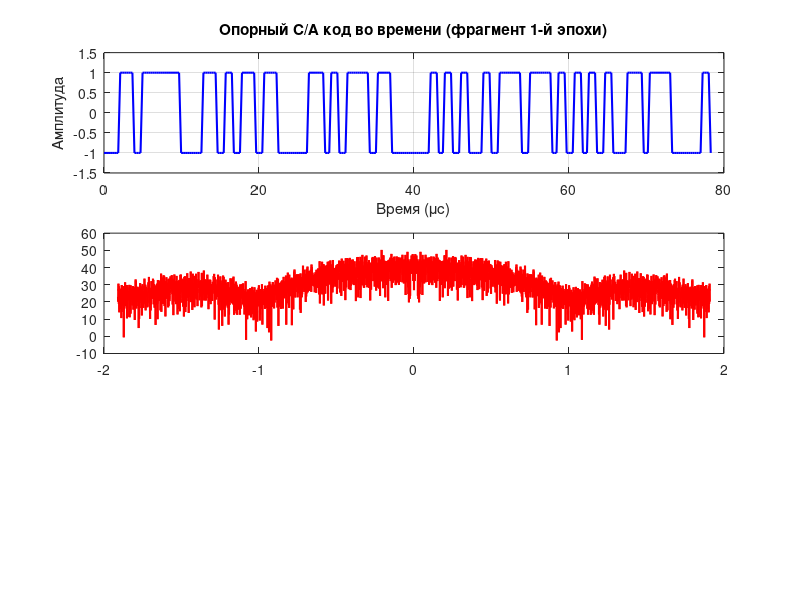

Write the MATLAB code that produced this figure. (Note: this script raises an error after producing the figure.)
% =========================================================================
% Генерация обычного спектра ПСП (Gold Code) для ROM-таблицы (24 бита)
% =========================================================================
clear; clc; close all;

% Точные параметры из нашего тестбенча
f_chip = 1.023e6;             % Скорость C/A кода (1.023 МГц)
fs_adc = 38.192e6;            % Исходная частота АЦП
decimation = 10;              % Децимация CIC-фильтра
fs_fft = fs_adc / decimation; % Частота перед FFT (3.8192 МГц)
fft_size = 4096;              % Размер окна БПФ

disp(['Частота дискретизации ПСП: ', num2str(fs_fft/1e6), ' МГц']);

% 1. Генерация C/A кода (PRN 1)
G1 = ones(1, 10); G2 = ones(1, 10);
PRN_code = zeros(1, 1023);
for i = 1:1023
    PRN_code(i) = mod(G1(10) + mod(G2(2) + G2(6), 2), 2);
    G1 = [mod(G1(3) + G1(10), 2), G1(1:9)];
    G2 = [mod(G2(2) + G2(3) + G2(6) + G2(8) + G2(9) + G2(10), 2), G2(1:9)];
end
PRN_bpsk = 1 - 2 * PRN_code; % BPSK: 0 -> 1, 1 -> -1

% 2. Растягиваем код на частоту дискретизации FFT (Чистый сигнал, без задержки!)
t = (0 : fft_size - 1) / fs_fft;
chip_indices = mod(floor(t * f_chip), 1023) + 1;
baseband_signal = PRN_bpsk(chip_indices);

% 3. Выполняем ПРЯМОЙ (не сопряженный) FFT
gold_fft = fft(baseband_signal);

% 4. Масштабирование до 24 бит с безопасным коэффициентом 100
scale_factor = 100;
gold_re_scaled = round(real(gold_fft) * scale_factor);
gold_im_scaled = round(imag(gold_fft) * scale_factor);

% 5. Анонимная функция для перевода в 24-битный HEX (дополнительный код)
to_hex_24 = @(x) dec2hex(mod(x + 2^24, 2^24), 6);

% 6. Запись в HEX-файлы для SystemVerilog
fileID_re = fopen('gold_spec_re.hex', 'w');
fileID_im = fopen('gold_spec_im.hex', 'w');

for i = 1:fft_size
    fprintf(fileID_re, '%s\n', to_hex_24(gold_re_scaled(i)));
    fprintf(fileID_im, '%s\n', to_hex_24(gold_im_scaled(i)));
end

fclose(fileID_re);
fclose(fileID_im);

disp('✅ Файлы gold_spec_re.hex и gold_spec_im.hex успешно сгенерированы!');

% =========================================================================
% 7. Визуализация сгенерированных данных
% =========================================================================
figure('Name', 'Анализ опорного спектра ПСП (Gold Code PRN 1)', 'Position', [100, 100, 1000, 800]);

% --- График 1: Временная область (фрагмент) ---
subplot(3,1,1);
plot(t(1:300)*1e6, baseband_signal(1:300), 'b', 'LineWidth', 1.5);
title('Опорный C/A код во времени (фрагмент 1-й эпохи)');
xlabel('Время (\muс)');
ylabel('Амплитуда');
ylim([-1.5 1.5]);
grid on;

% --- График 2: Амплитудный спектр в дБ ---
subplot(3,1,2);
freqs = ( -fft_size/2 : fft_size/2 - 1 ) * (fs_fft / fft_size) / 1e6;
gold_fft_shifted = fftshift(gold_fft);
magnitude_db = 20 * log10(abs(gold_fft_shifted));

plot(freqs, magnitude_db, 'r', 'LineWidth', 1.5);
hold on;
xline(1.023, '--k', 'Ширина C/A (1.023 МГц)', 'LabelVerticalAlignment', 'bottom');
xline(-1.023, '--k');
title('Идеальный спектр C/A кода (без шума)');
xlabel('Частота (МГц относительно центра)');
ylabel('Амплитуда (дБ)');
grid on;

% --- График 3: Реальная и Мнимая части для ROM ---
subplot(3,1,3);
plot(gold_re_scaled, 'Color', [0 0.5 0], 'DisplayName', 'Real (24 bit)');
hold on;
plot(gold_im_scaled, 'Color', [0.85 0.33 0.1], 'DisplayName', 'Imag (24 bit)');
title('Данные для записи в ROM ПЛИС');
xlabel('Индекс бина FFT (0 - 4095)');
ylabel('Целочисленное значение');
legend('show', 'Location', 'northeast');
grid on;
